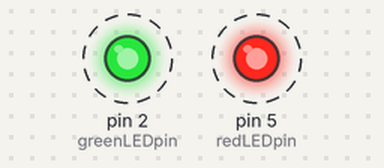
Simulated run of this sketch. Board: Arduino Uno, built with avr-gcc and run on an emulated ATmega328P. Parts: output pins drawn as LEDs (lit = HIGH). Dashed ring = blinking.

Above: at 0.5 s.
Timing chart, 0 to 4.6 s (numbered marks = the images above):
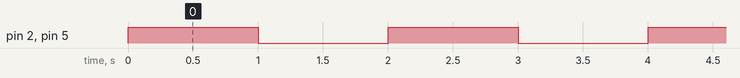

Measured:
- by itself, pin 2 (greenLEDpin), pin 5 (redLEDpin): alternates HIGH for 1.0 s and LOW for 1.0 s

The sketch:

LEDs_and_Buttons.ino
```cpp
const int8_t greenLEDpin       = 2;
const int8_t redLEDpin         = 5;


void setup() {
  // put your setup code here, to run once:
// Serial.begin(9600);
//  while(!Serial) {
//  }
  Serial.println("\nDemo app,written by Simon Platten, 31/01/2015");
  pinMode(redLEDpin, OUTPUT);
  pinMode(greenLEDpin, OUTPUT);

//  digitalWrite(greenLEDpin, HIGH);
//  digitalWrite(redLEDpin, HIGH);
//  delay(1000);
//  digitalWrite(greenLEDpin, HIGH);
//  digitalWrite(redLEDpin, HIGH);

}

void loop() {
  // put your main code here, to run repeatedly:

  digitalWrite(greenLEDpin, 1);
  digitalWrite(redLEDpin, 1);
  delay(1000);
    Serial.println("\nDemo app,written by Simon Platten, 31/01/2015");

  digitalWrite(greenLEDpin, 0);
  digitalWrite(redLEDpin, 0);
    delay(1000);


}
```
